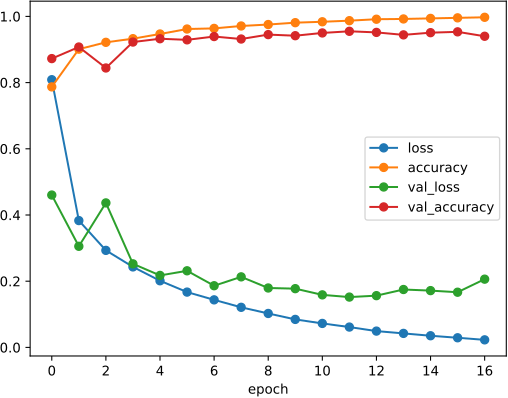

Recreate this plot in Python.
import numpy as np
import pandas as pd
import tensorflow as tf
from random import sample
from keras import callbacks, layers, models
from sklearn.metrics import confusion_matrix

(x_train, y_train), (x_test, y_test) = tf.keras.datasets.mnist.load_data()

my_index = sample(range(60000), 6000)
x_train = x_train[my_index, :, :]
y_train = y_train[my_index]

x_train = x_train / 255
x_test  = x_test  / 255

my_model = models.Sequential()
my_model.add(layers.Flatten(input_shape=[28, 28]))
my_model.add(layers.Dense(units=256, activation="relu"))
my_model.add(layers.Dense(units=10, activation="softmax"))

my_model.compile(loss='sparse_categorical_crossentropy',
                 optimizer='rmsprop',
                 metrics=['accuracy'])

my_cb = callbacks.EarlyStopping(patience=5,
                                restore_best_weights=True)

my_history = my_model.fit(
    x=x_train,
    y=y_train,
    validation_split=0.2,
    batch_size=128,
    epochs=20,
    callbacks=[my_cb],
    verbose=0)

tmp = pd.DataFrame(my_history.history)
tmp.plot(xlabel='epoch', style='o-')

import matplotlib.pyplot as plt
plt.savefig('11-p-mnist-nnet.pdf')

tmp = my_model.predict(x_test)
y_ = np.argmax(tmp, axis=-1)
print(confusion_matrix(y_true=y_test, y_pred=y_))

print((y_test == y_).mean())

print(my_model.evaluate(x=x_test, y=y_test))
